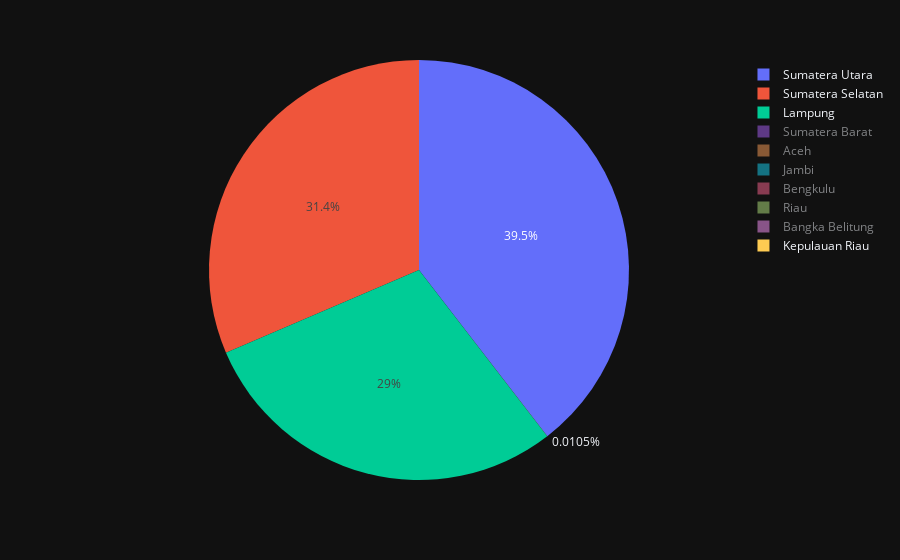

Notebook source saved alongside this figure:
### Code cell
# Buat pie plot
pie = px.pie(df, names="Provinsi", values="Produksi",template='plotly_dark')

# Tampilkan pie plot
pie.show()

### Figure 1 — Plotly figure (JSON) as saved in the notebook; plotly's stock layout.template omitted (floating-point values rounded to 4 significant figures; data arrays with more than 128 entries replaced by an {"elided": "..."} marker saying what was removed)
{"data": [{"domain": {"x": [0, 1], "y": [0, 1]}, "hovertemplate": "Provinsi=%{label}<br>Produksi=%{value}<extra></extra>", "labels": {"elided": "280 str values"}, "legendgroup": "", "name": "", "showlegend": true, "type": "pie", "values": {"elided": "280 float values"}}], "layout": {"autosize": true, "hiddenlabels": ["Bangka Belitung", "Riau", "Bengkulu", "Jambi", "Aceh", "Sumatera Barat"], "legend": {"tracegroupgap": 0}, "margin": {"t": 60}}}
